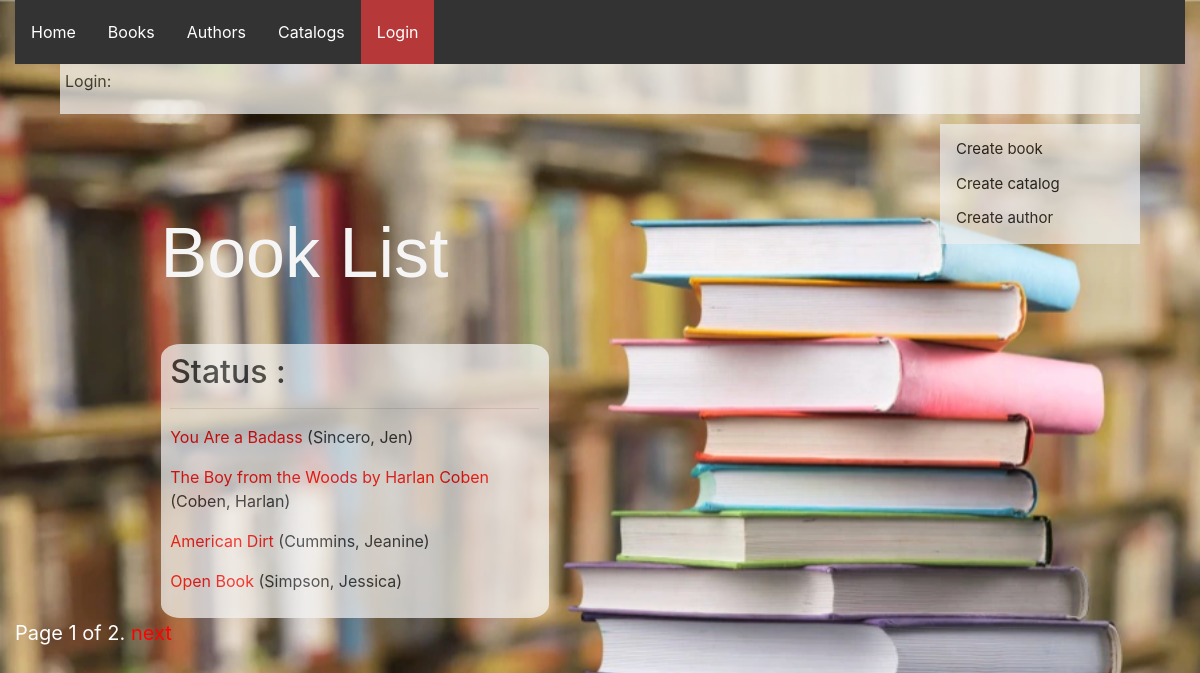
/library/books/, run on the app's committed database.
### library_app/models.py (models this page shows, shortened)
class Book(models.Model):
    title = models.CharField(max_length=200)
    author = models.ForeignKey('Author', on_delete=models.SET_NULL, null=True)
    summary = models.TextField(max_length=1000, help_text="Description of the book")
    isbn = models.CharField('ISBN', max_length=13,
                            help_text='13 Character <a href="https://www.isbn-international.org/content/what-isbn'
                                      '">ISBN number</a>')
    genre = models.ManyToManyField(Genre, help_text="Genre for this book")
    language = models.ForeignKey('Language', on_delete=models.SET_NULL, null=True)
    def display_genre(self):
        return ', '.join([genre.name for genre in self.genre.all()[:3]])
    display_genre.short_description = 'Genre'
    def get_absolute_url(self):
        return reverse('book-detail', args=[str(self.id)])

class Author(models.Model):
    first_name = models.CharField(max_length=100)
    last_name = models.CharField(max_length=100)
    date_of_birth = models.DateField(null=True, blank=True)
    date_of_death = models.DateField('died', null=True, blank=True)
    class Meta:
        ordering = ['last_name', 'first_name']
    def __str__(self):
        return f'{self.last_name}, {self.first_name}'

### library_app/views.py (the view)
# urls.py: path('books/', views.BookListView.as_view(), name='books'),
class BookListView(generic.ListView):
    model = Book
    paginate_by = 4

### library_app/templates/library_app/book_list.html
{% extends "base.html" %}
{% block content %}
  <h1>Book List</h1>
  {% if book_list %}
<div class="container">
<h2>Status :</h2>
   <hr />
    {% for book in book_list %}
       <p> <a href="{{ book.get_absolute_url }}">{{ book.title }}</a> ({{book.author}})</p>
    {% endfor %}
</div>
  {% else %}
    <p>There are no books in the library.</p>
  {% endif %}
{% endblock %}

### library_app/templates/base.html (shortened to what this page needs)
<!DOCTYPE html>
<html lang="en">
<head>
  <link rel="stylesheet" href="https://stackpath.bootstrapcdn.com/bootstrap/4.1.3/css/bootstrap.min.css">
  {% load static %}
  <link rel="stylesheet" href="{% static 'css/styles.css' %}">
</head>
<body>
  <div class="container-fluid">
    <div class="row">
      <div class="col-sm-12">
      {% block navbar %}
        <ul class="nav">
          <li><a href="{% url 'index' %}">Home</a></li>
          <li><a href="{% url 'books' %}">Books</a></li>
          <li><a href="{% url 'authors' %}">Authors</a></li>
          <li><a href="{% url 'catalogs' %}">Catalogs</a></li>
          {% if user.is_authenticated %}
     <li><a href="{% url 'my-borrowed-books'%}">My Borrowed Books</a></li>
     <li><a href="{% url 'my-borrowed-catalogs'%}">My Borrowed Catalogs</a></li>
     <div class = "logout">
     <li><a href="{% url 'logout'%}?next={{request.path}}">Logout</a></li>
     </div>
   {% else %}
   <div class = "login">
     <li><a href="{% url 'login'%}?next={{request.path}}">Login</a></li>
   </div>
   {% endif %}
     {% endblock %}
      </div>
    </div>
  </div>
<div class="container-2">
<p>Login: {{ user.get_username }}</p>
</div>
{% block sidenavr %}
<div class="sidenav">
  <a href="{% url 'book_create' %}">Create book</a>
  <a href="{% url 'catalog_create' %}">Create catalog</a>
  <a href="{% url 'author_create' %}">Create author</a>
</div>
 {% endblock %}
  <div class="col-sm-10 ">{% block content %}{% endblock %}
    {% block pagination %}
    {% if is_paginated %}
        <div class="pagination">
            <span class="page-links">
                <span class="page-current">
                    Page {{ page_obj.number }} of {{ page_obj.paginator.num_pages }}.
                </span>
                {% if page_obj.has_next %}
                    <a href="{{ request.path }}?page={{ page_obj.next_page_number }}">next</a>
                {% endif %}
            </span>
        </div>
    {% endif %}
  {% endblock %}
  </div>
</body>
</html>

### library_app/static/css/styles.css (style rules this page uses)
body { background: url(../images/background.png); background-size: cover; background-repeat: no-repeat; height: 300px; position: relative; }
ul { list-style-type: none; margin: 0; padding: 0; overflow: hidden; background-color: #333; }
li { float: right; }
li a { display: block; color: white; text-align: center; padding: 20px 16px; text-decoration: none; }
a { text-decoration: none; color: red; }
h1 { color: whitesmoke; margin-left: 15%; margin-top: 10%; font-family: 'Gill Sans', 'Gill Sans MT', Calibri, 'Trebuchet MS', sans-serif; font-size: 70px; }
.container { background-color: whitesmoke; border-radius: 5%; padding: 1%; opacity: 70%; width: 40%; margin-left: 15%; margin-top: 5%; }
.container-2 { background-color: whitesmoke; opacity: 70%; margin-left: 5%; width: 90%; padding: 5px; }
.pagination { color: white; font-size: 20px; }
.sidenav { width: 200px; position: fixed; z-index: 1; top: 15.5%; right: 5%; background: #eee; opacity: 70%; overflow-x: hidden; padding: 8px 0; }
.sidenav a { padding: 6px 8px 6px 16px; text-decoration: none; font-size: 15px; color: black; display: block; }
.login { background-color: rgb(182, 56, 56); }

### data on the page
Book: title "You Are a Badass", author "Sincero, Jen"
Book: title "The Boy from the Woods by Harlan Coben", author "Coben, Harlan"
Book: title "American Dirt", author "Cummins, Jeanine"
Book: title "Open Book", author "Simpson, Jessica"

### other printed values
{{ page_obj.number }} "1"
{{ page_obj.paginator.num_pages }} "2"
